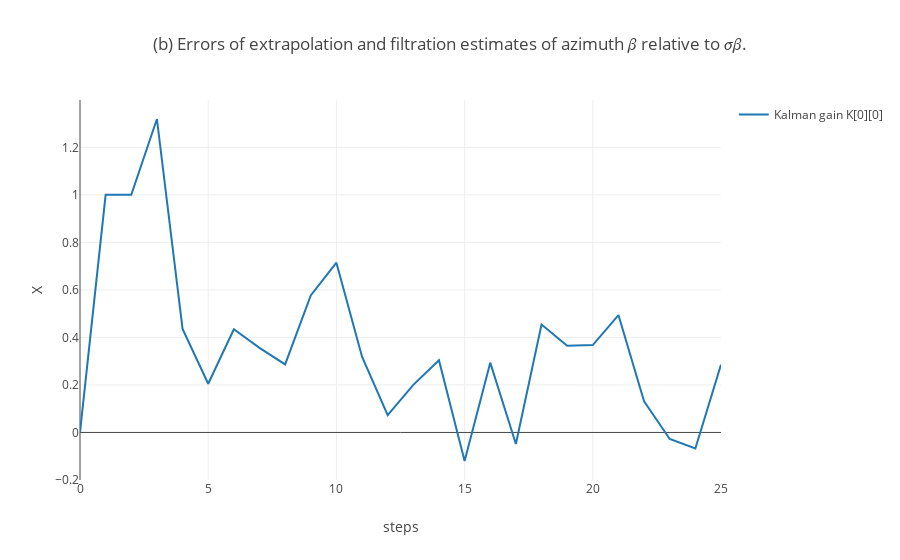

Notebook code cell kept with this figure:
### Code cell
data = [
    go.Scatter(
        y = K[:, 0, 0],
        name='Kalman gain K[0][0]'
    ),
]

layout= go.Layout(
    title= '(b) Errors of extrapolation and filtration estimates of azimuth 𝛽 relative to 𝜎𝛽.',
    xaxis= dict(
        title= 'steps',
    ),
    yaxis=dict(
        title= 'X',
    ),
    showlegend= True
)
fig= go.Figure(data=data, layout=layout)
iplot(fig)

### Figure 1 — Plotly figure (JSON) as saved in the notebook; plotly's stock layout.template omitted (floating-point values rounded to 4 significant figures)
{"data": [{"name": "Kalman gain K[0][0]", "type": "scatter", "uid": "0457ba18-d325-11e8-9d7c-320015d81da0", "y": [0, 1.0, 1.0, 1.319, 0.4355, 0.2049, 0.4344, 0.3561, 0.2865, 0.5765, 0.7144, 0.3188, 0.07328, 0.2003, 0.3041, -0.1202, 0.2938, -0.04842, 0.4542, 0.365, 0.3677, 0.494, 0.1311, -0.02745, -0.06781, 0.2854]}], "layout": {"showlegend": true, "title": "(b) Errors of extrapolation and filtration estimates of azimuth 𝛽 relative to 𝜎𝛽.", "xaxis": {"title": "steps"}, "yaxis": {"title": "X"}}}
